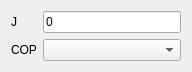
<?xml version="1.0" encoding="UTF-8"?>
<ui version="4.0">
 <class>FinWidget</class>
 <widget class="QWidget" name="FinWidget">
  <property name="geometry">
   <rect>
    <x>0</x>
    <y>0</y>
    <width>192</width>
    <height>68</height>
   </rect>
  </property>
  <property name="windowTitle">
   <string>Form</string>
  </property>
  <layout class="QFormLayout" name="formLayout">
   <item row="0" column="0">
    <widget class="QLabel" name="label">
     <property name="text">
      <string>J</string>
     </property>
    </widget>
   </item>
   <item row="1" column="0">
    <widget class="QLabel" name="label_2">
     <property name="text">
      <string>COP</string>
     </property>
    </widget>
   </item>
   <item row="1" column="1">
    <widget class="QComboBox" name="cbCop"/>
   </item>
   <item row="0" column="1">
    <widget class="QLineEdit" name="leJ">
     <property name="text">
      <string>0</string>
     </property>
    </widget>
   </item>
  </layout>
 </widget>
 <resources/>
 <connections/>
</ui>
